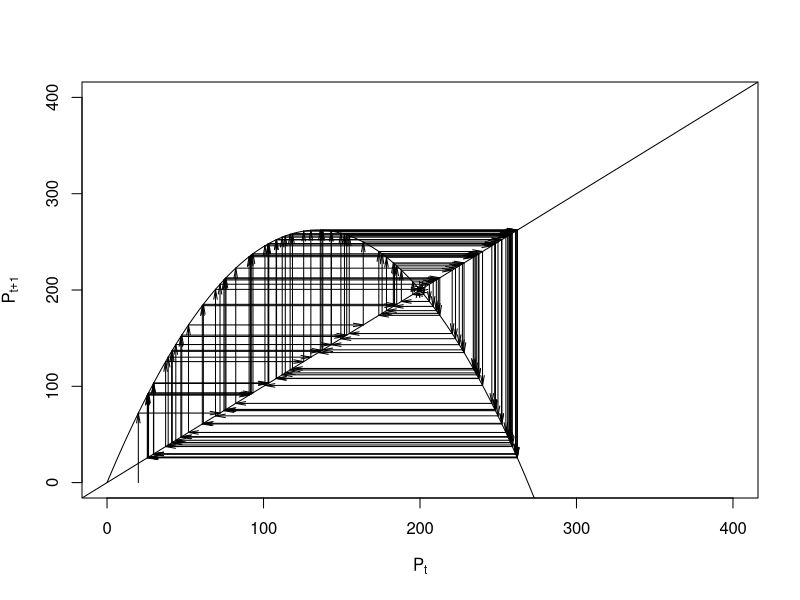

The R script that drew this image:
                                        # Logisitic model

                                        # Model parameters
R<- 2.9
K<- 200
XMAX<- 400
TMAX<- 100
x1<- 20
y1<- 0

                                        # Logistic function
logistic<- function(p, rmax, K) {
    p + rmax*(1-p/K)*p
}


                                        # Main plot
x<- seq(0, XMAX)
plot(x, logistic(x,R,K), xlab=expression(P[t]), ylab=expression(P[t+1]), type="l", xlim=c(0,XMAX), ylim=c(0,XMAX))
abline(0,1)

                                        # Main loop to calculate the specific solution
for (t in 1:TMAX) {
    y2<- logistic(x1,R,K)
    arrows(c(x1,x1), c(y1,y2), c(x1,y2), c(y2,y2), length=0.1, angle=10)
    x1<- y2
    y1<- y2
}
